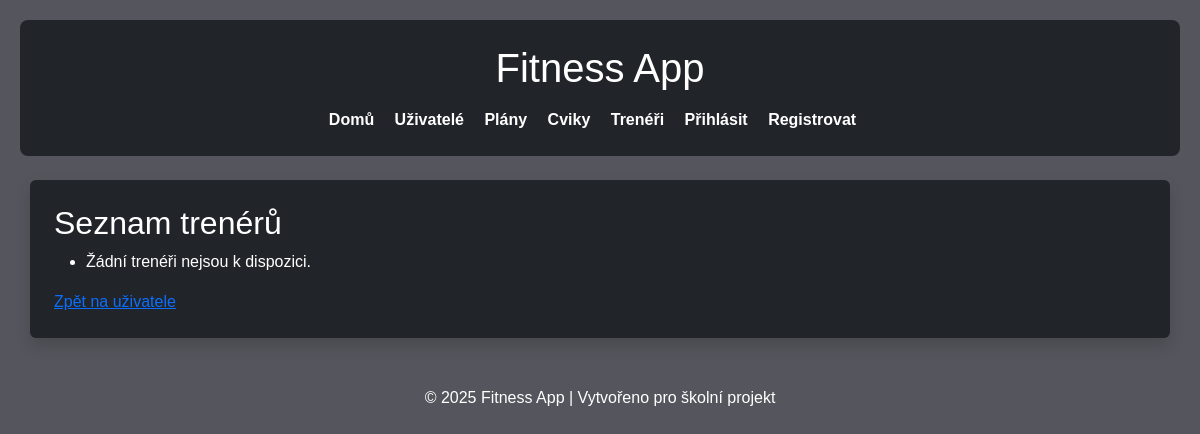
The page /trainers/ on the database as committed earlier.
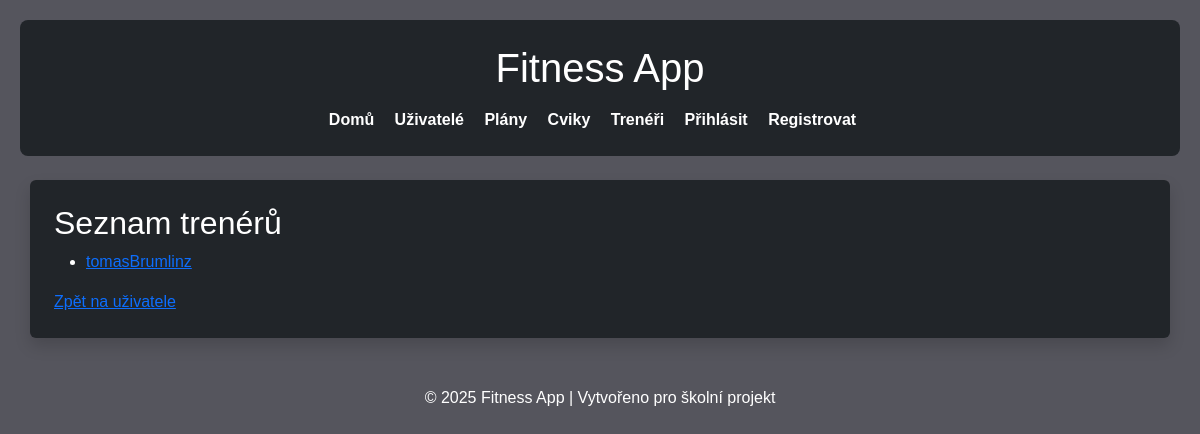
The same page on the database as committed later.
### library/models.py (models this page shows, shortened)
class UserProfile(models.Model):
    user = models.OneToOneField(User, on_delete=models.CASCADE, related_name='profile')
    age = models.IntegerField(verbose_name='Age')
    height = models.FloatField(verbose_name='Height (cm)')
    weight = models.FloatField(verbose_name='Weight (kg)')
    is_trainer = models.BooleanField(default=False, verbose_name='Is Trainer')
    trainer = models.ForeignKey(
        'self',
        on_delete=models.SET_NULL,
        null=True,
        blank=True,
        limit_choices_to={'is_trainer': True},
        related_name='clients',
        verbose_name='Selected Trainer'
    )
    class Meta:
        ordering = ['user__username']
        verbose_name = 'User Profile'
        verbose_name_plural = 'User Profiles'

### library/views.py (the view)
# urls.py: path('trainers/', views.TrainerListView.as_view(), name='trainer-list'),
class TrainerListView(ListView):
    model = UserProfile
    template_name = 'trainer-list.html'
    def get_queryset(self):
        return UserProfile.objects.filter(is_trainer=True)

### library/templates/trainer-list.html (shortened to what this page needs)
{% extends "base.html" %}
{% block content %}
  <h2>Seznam trenérů</h2>
  <ul>
    {% for trainer in object_list %}
      <li>
        <a href="{% url 'userprofile-detail' trainer.pk %}">
          {{ trainer.user.username }}
        </a>
      </li>
    {% empty %}
      <li>Žádní trenéři nejsou k dispozici.</li>
    {% endfor %}
  </ul>
  <a href="{% url 'userprofile-list' %}">Zpět na uživatele</a>
{% endblock %}

Rows that differ between the two databases and show on the page:
added UserProfile: user.username "tomasBrumlinz"
Other text that changed with them:
text no longer shown: "Žádní trenéři nejsou k dispozici."
